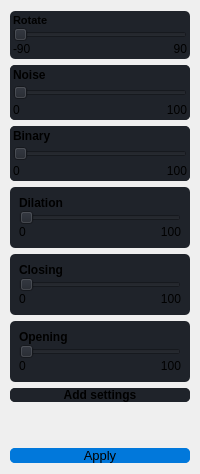
     <widget class="QWidget" name="menuLayout" native="true">
      <layout class="QVBoxLayout" name="verticalLayout" stretch="1,1,1,1,1,1,1,0,1">
       <property name="leftMargin">
        <number>10</number>
       </property>
       <property name="rightMargin">
        <number>10</number>
       </property>
       <item>
        <widget class="QFrame" name="frame_contract">
         <property name="sizePolicy">
          <sizepolicy hsizetype="Preferred" vsizetype="Preferred">
           <horstretch>0</horstretch>
           <verstretch>0</verstretch>
          </sizepolicy>
         </property>
         <property name="styleSheet">
          <string notr="true">background-color: rgb(31, 35, 42);
border-radius: 5px;</string>
         </property>
         <property name="frameShape">
          <enum>QFrame::StyledPanel</enum>
         </property>
         <property name="frameShadow">
          <enum>QFrame::Raised</enum>
         </property>
         <layout class="QVBoxLayout" name="verticalLayout_5" stretch="0">
          <property name="spacing">
           <number>3</number>
          </property>
          <property name="leftMargin">
           <number>3</number>
          </property>
          <property name="topMargin">
           <number>3</number>
          </property>
          <property name="rightMargin">
           <number>3</number>
          </property>
          <property name="bottomMargin">
           <number>3</number>
          </property>
          <item>
           <widget class="QFrame" name="frame">
            <property name="frameShape">
             <enum>QFrame::NoFrame</enum>
            </property>
            <property name="frameShadow">
             <enum>QFrame::Raised</enum>
            </property>
            <layout class="QGridLayout" name="gridLayout">
             <property name="leftMargin">
              <number>0</number>
             </property>
             <property name="topMargin">
              <number>0</number>
             </property>
             <property name="rightMargin">
              <number>0</number>
             </property>
             <property name="bottomMargin">
              <number>0</number>
             </property>
             <property name="spacing">
              <number>0</number>
             </property>
             <item row="2" column="1">
              <widget class="QLabel" name="contrast_max">
               <property name="layoutDirection">
                <enum>Qt::LeftToRight</enum>
               </property>
               <property name="text">
                <string>90</string>
               </property>
               <property name="textFormat">
                <enum>Qt::AutoText</enum>
               </property>
               <property name="scaledContents">
                <bool>false</bool>
               </property>
               <property name="alignment">
                <set>Qt::AlignRight|Qt::AlignTrailing|Qt::AlignVCenter</set>
               </property>
               <property name="margin">
                <number>0</number>
               </property>
              </widget>
             </item>
             <item row="0" column="0">
              <widget class="QLabel" name="contrast_text">
               <property name="font">
                <font>
                 <pointsize>8</pointsize>
                 <weight>75</weight>
                 <bold>true</bold>
                </font>
               </property>
               <property name="text">
                <string>Rotate</string>
               </property>
              </widget>
             </item>
             <item row="1" column="0" colspan="2">
              <widget class="QSlider" name="slider_rotation">
               <property name="orientation">
                <enum>Qt::Horizontal</enum>
               </property>
              </widget>
             </item>
             <item row="2" column="0">
              <widget class="QLabel" name="contrast_min">
               <property name="text">
                <string>-90</string>
               </property>
              </widget>
             </item>
            </layout>
           </widget>
          </item>
         </layout>
        </widget>
       </item>
       <item>
        <widget class="QFrame" name="frame_noise">
         <property name="styleSheet">
          <string notr="true">background-color: rgb(31, 35, 42);
border-radius: 5px;</string>
         </property>
         <property name="frameShape">
          <enum>QFrame::StyledPanel</enum>
         </property>
         <property name="frameShadow">
          <enum>QFrame::Raised</enum>
         </property>
         <layout class="QVBoxLayout" name="verticalLayout_2">
          <property name="spacing">
           <number>0</number>
          </property>
          <property name="leftMargin">
           <number>0</number>
          </property>
          <property name="topMargin">
           <number>0</number>
          </property>
          <property name="rightMargin">
           <number>0</number>
          </property>
          <property name="bottomMargin">
           <number>0</number>
          </property>
          <item>
           <widget class="QFrame" name="frame_3">
            <property name="styleSheet">
             <string notr="true"/>
            </property>
            <property name="frameShape">
             <enum>QFrame::NoFrame</enum>
            </property>
            <property name="frameShadow">
             <enum>QFrame::Raised</enum>
            </property>
            <layout class="QGridLayout" name="gridLayout_2">
             <property name="leftMargin">
              <number>3</number>
             </property>
             <property name="topMargin">
              <number>3</number>
             </property>
             <property name="rightMargin">
              <number>3</number>
             </property>
             <property name="bottomMargin">
              <number>3</number>
             </property>
             <property name="spacing">
              <number>3</number>
             </property>
             <item row="2" column="1">
              <widget class="QLabel" name="noise_max">
               <property name="layoutDirection">
                <enum>Qt::LeftToRight</enum>
               </property>
               <property name="text">
                <string>100</string>
               </property>
               <property name="textFormat">
                <enum>Qt::AutoText</enum>
               </property>
               <property name="scaledContents">
                <bool>false</bool>
               </property>
               <property name="alignment">
                <set>Qt::AlignRight|Qt::AlignTrailing|Qt::AlignVCenter</set>
               </property>
               <property name="margin">
                <number>0</number>
               </property>
              </widget>
             </item>
             <item row="2" column="0">
              <widget class="QLabel" name="noise_min">
               <property name="text">
                <string>0</string>
               </property>
              </widget>
             </item>
             <item row="1" column="0" colspan="2">
              <widget class="QSlider" name="slider_noise">
               <property name="orientation">
                <enum>Qt::Horizontal</enum>
               </property>
              </widget>
             </item>
             <item row="0" column="0">
              <widget class="QLabel" name="noise_text">
               <property name="font">
                <font>
                 <weight>75</weight>
                 <bold>true</bold>
                </font>
               </property>
               <property name="text">
                <string>Noise</string>
               </property>
              </widget>
             </item>
            </layout>
           </widget>
          </item>
         </layout>
        </widget>
       </item>
       <item>
        <widget class="QFrame" name="frame_binary">
         <property name="styleSheet">
          <string notr="true">background-color: rgb(31, 35, 42);
border-radius: 5px;

</string>
         </property>
         <property name="frameShape">
          <enum>QFrame::StyledPanel</enum>
         </property>
         <property name="frameShadow">
          <enum>QFrame::Raised</enum>
         </property>
         <layout class="QVBoxLayout" name="verticalLayout_3">
          <property name="spacing">
           <number>0</number>
          </property>
          <property name="leftMargin">
           <number>0</number>
          </property>
          <property name="topMargin">
           <number>0</number>
          </property>
          <property name="rightMargin">
           <number>0</number>
          </property>
          <property name="bottomMargin">
           <number>0</number>
          </property>
          <item>
           <widget class="QFrame" name="frame_2">
            <property name="frameShape">
             <enum>QFrame::NoFrame</enum>
            </property>
            <property name="frameShadow">
             <enum>QFrame::Raised</enum>
            </property>
            <layout class="QGridLayout" name="gridLayout_3">
             <property name="leftMargin">
              <number>3</number>
             </property>
             <property name="topMargin">
              <number>3</number>
             </property>
             <property name="rightMargin">
              <number>3</number>
             </property>
             <property name="bottomMargin">
              <number>3</number>
             </property>
             <property name="spacing">
              <number>3</number>
             </property>
             <item row="2" column="0">
              <widget class="QLabel" name="binary_min">
               <property name="text">
                <string>0</string>
               </property>
              </widget>
             </item>
             <item row="0" column="0">
              <widget class="QLabel" name="binary_text">
               <property name="font">
                <font>
                 <weight>75</weight>
                 <bold>true</bold>
                </font>
               </property>
               <property name="text">
                <string>Binary</string>
               </property>
              </widget>
             </item>
             <item row="2" column="1">
              <widget class="QLabel" name="binary_max">
               <property name="layoutDirection">
                <enum>Qt::LeftToRight</enum>
               </property>
               <property name="text">
                <string>100</string>
               </property>
               <property name="textFormat">
                <enum>Qt::AutoText</enum>
               </property>
               <property name="scaledContents">
                <bool>false</bool>
               </property>
               <property name="alignment">
                <set>Qt::AlignRight|Qt::AlignTrailing|Qt::AlignVCenter</set>
               </property>
               <property name="margin">
                <number>0</number>
               </property>
              </widget>
             </item>
             <item row="1" column="0" colspan="2">
              <widget class="QSlider" name="slider_binary">
               <property name="orientation">
                <enum>Qt::Horizontal</enum>
               </property>
              </widget>
             </item>
            </layout>
           </widget>
          </item>
         </layout>
        </widget>
       </item>
       <item>
        <widget class="QFrame" name="frame_dilation">
         <property name="styleSheet">
          <string notr="true">background-color: rgb(31, 35, 42);
border-radius: 5px;</string>
         </property>
         <property name="frameShape">
          <enum>QFrame::StyledPanel</enum>
         </property>
         <property name="frameShadow">
          <enum>QFrame::Raised</enum>
         </property>
         <layout class="QVBoxLayout" name="verticalLayout_9">
          <item>
           <widget class="QFrame" name="frame_5">
            <property name="frameShape">
             <enum>QFrame::NoFrame</enum>
            </property>
            <property name="frameShadow">
             <enum>QFrame::Raised</enum>
            </property>
            <layout class="QGridLayout" name="gridLayout_6">
             <property name="leftMargin">
              <number>0</number>
             </property>
             <property name="topMargin">
              <number>0</number>
             </property>
             <property name="rightMargin">
              <number>0</number>
             </property>
             <property name="bottomMargin">
              <number>0</number>
             </property>
             <property name="spacing">
              <number>0</number>
             </property>
             <item row="2" column="0">
              <widget class="QLabel" name="dilation_min">
               <property name="text">
                <string>0</string>
               </property>
              </widget>
             </item>
             <item row="0" column="0">
              <widget class="QLabel" name="dilation_text">
               <property name="font">
                <font>
                 <weight>75</weight>
                 <bold>true</bold>
                </font>
               </property>
               <property name="text">
                <string>Dilation</string>
               </property>
              </widget>
             </item>
             <item row="2" column="1">
              <widget class="QLabel" name="dilation_max">
               <property name="layoutDirection">
                <enum>Qt::LeftToRight</enum>
               </property>
               <property name="text">
                <string>100</string>
               </property>
               <property name="textFormat">
                <enum>Qt::AutoText</enum>
               </property>
               <property name="scaledContents">
                <bool>false</bool>
               </property>
               <property name="alignment">
                <set>Qt::AlignRight|Qt::AlignTrailing|Qt::AlignVCenter</set>
               </property>
               <property name="margin">
                <number>0</number>
               </property>
              </widget>
             </item>
             <item row="1" column="0" colspan="2">
              <widget class="QSlider" name="slider_dilation">
               <property name="orientation">
                <enum>Qt::Horizontal</enum>
               </property>
              </widget>
             </item>
            </layout>
           </widget>
          </item>
         </layout>
        </widget>
       </item>
       <item>
        <widget class="QFrame" name="frame_closing">
         <property name="styleSheet">
          <string notr="true">background-color: rgb(31, 35, 42);
border-radius: 5px;</string>
         </property>
         <property name="frameShape">
          <enum>QFrame::StyledPanel</enum>
         </property>
         <property name="frameShadow">
          <enum>QFrame::Raised</enum>
         </property>
         <layout class="QVBoxLayout" name="verticalLayout_8">
          <item>
           <widget class="QFrame" name="frame_4">
            <property name="frameShape">
             <enum>QFrame::NoFrame</enum>
            </property>
            <property name="frameShadow">
             <enum>QFrame::Raised</enum>
            </property>
            <layout class="QGridLayout" name="gridLayout_5">
             <property name="leftMargin">
              <number>0</number>
             </property>
             <property name="topMargin">
              <number>0</number>
             </property>
             <property name="rightMargin">
              <number>0</number>
             </property>
             <property name="bottomMargin">
              <number>0</number>
             </property>
             <property name="spacing">
              <number>0</number>
             </property>
             <item row="2" column="0">
              <widget class="QLabel" name="closing_min">
               <property name="text">
                <string>0</string>
               </property>
              </widget>
             </item>
             <item row="0" column="0">
              <widget class="QLabel" name="closing_text">
               <property name="font">
                <font>
                 <weight>75</weight>
                 <bold>true</bold>
                </font>
               </property>
               <property name="text">
                <string>Closing</string>
               </property>
              </widget>
             </item>
             <item row="2" column="1">
              <widget class="QLabel" name="closing_max">
               <property name="layoutDirection">
                <enum>Qt::LeftToRight</enum>
               </property>
               <property name="text">
                <string>100</string>
               </property>
               <property name="textFormat">
                <enum>Qt::AutoText</enum>
               </property>
               <property name="scaledContents">
                <bool>false</bool>
               </property>
               <property name="alignment">
                <set>Qt::AlignRight|Qt::AlignTrailing|Qt::AlignVCenter</set>
               </property>
               <property name="margin">
                <number>0</number>
               </property>
              </widget>
             </item>
             <item row="1" column="0" colspan="2">
              <widget class="QSlider" name="slider_closing">
               <property name="orientation">
                <enum>Qt::Horizontal</enum>
               </property>
              </widget>
             </item>
            </layout>
           </widget>
          </item>
         </layout>
        </widget>
       </item>
       <item>
        <widget class="QFrame" name="frame_opening">
         <property name="styleSheet">
          <string notr="true">background-color: rgb(31, 35, 42);
border-radius: 5px;</string>
         </property>
         <property name="frameShape">
          <enum>QFrame::StyledPanel</enum>
         </property>
         <property name="frameShadow">
          <enum>QFrame::Raised</enum>
         </property>
         <layout class="QVBoxLayout" name="verticalLayout_10">
          <item>
           <widget class="QFrame" name="frame_6">
            <property name="frameShape">
             <enum>QFrame::NoFrame</enum>
            </property>
            <property name="frameShadow">
             <enum>QFrame::Raised</enum>
            </property>
            <layout class="QGridLayout" name="gridLayout_7">
             <property name="leftMargin">
              <number>0</number>
             </property>
             <property name="topMargin">
              <number>0</number>
             </property>
             <property name="rightMargin">
              <number>0</number>
             </property>
             <property name="bottomMargin">
              <number>0</number>
             </property>
             <property name="spacing">
              <number>0</number>
             </property>
             <item row="2" column="0">
              <widget class="QLabel" name="opening_min">
               <property name="text">
                <string>0</string>
               </property>
              </widget>
             </item>
             <item row="0" column="0">
              <widget class="QLabel" name="opening_text">
               <property name="font">
                <font>
                 <weight>75</weight>
                 <bold>true</bold>
                </font>
               </property>
               <property name="text">
                <string>Opening</string>
               </property>
              </widget>
             </item>
             <item row="2" column="1">
              <widget class="QLabel" name="opening_max">
               <property name="layoutDirection">
                <enum>Qt::LeftToRight</enum>
               </property>
               <property name="text">
                <string>100</string>
               </property>
               <property name="textFormat">
                <enum>Qt::AutoText</enum>
               </property>
               <property name="scaledContents">
                <bool>false</bool>
               </property>
               <property name="alignment">
                <set>Qt::AlignRight|Qt::AlignTrailing|Qt::AlignVCenter</set>
               </property>
               <property name="margin">
                <number>0</number>
               </property>
              </widget>
             </item>
             <item row="1" column="0" colspan="2">
              <widget class="QSlider" name="slider_opening">
               <property name="orientation">
                <enum>Qt::Horizontal</enum>
               </property>
              </widget>
             </item>
            </layout>
           </widget>
          </item>
         </layout>
        </widget>
       </item>
       <item>
        <widget class="QFrame" name="frame_settings">
         <property name="styleSheet">
          <string notr="true">background-color: rgb(31, 35, 42);
border-radius: 5px;</string>
         </property>
         <property name="frameShape">
          <enum>QFrame::StyledPanel</enum>
         </property>
         <property name="frameShadow">
          <enum>QFrame::Raised</enum>
         </property>
         <layout class="QVBoxLayout" name="verticalLayout_6">
          <property name="spacing">
           <number>0</number>
          </property>
          <property name="leftMargin">
           <number>0</number>
          </property>
          <property name="topMargin">
           <number>0</number>
          </property>
          <property name="rightMargin">
           <number>0</number>
          </property>
          <property name="bottomMargin">
           <number>0</number>
          </property>
          <item>
           <widget class="QPushButton" name="pushButton_settings">
            <property name="enabled">
             <bool>true</bool>
            </property>
            <property name="sizePolicy">
             <sizepolicy hsizetype="Preferred" vsizetype="Preferred">
              <horstretch>0</horstretch>
              <verstretch>0</verstretch>
             </sizepolicy>
            </property>
            <property name="font">
             <font>
              <weight>75</weight>
              <bold>true</bold>
             </font>
            </property>
            <property name="mouseTracking">
             <bool>true</bool>
            </property>
            <property name="styleSheet">
             <string notr="true">QPushButton:pressed {
    background-color: rgb(22, 25, 29);
    border-style: inset;
}
</string>
            </property>
            <property name="text">
             <string>Add settings</string>
            </property>
           </widget>
          </item>
         </layout>
        </widget>
       </item>
       <item>
        <spacer name="verticalSpacer">
         <property name="orientation">
          <enum>Qt::Vertical</enum>
         </property>
         <property name="sizeHint" stdset="0">
          <size>
           <width>20</width>
           <height>40</height>
          </size>
         </property>
        </spacer>
       </item>
       <item>
        <widget class="QFrame" name="frame_accuracy">
         <property name="styleSheet">
          <string notr="true">background-color: rgb(1, 120, 219);
border-radius: 5px;</string>
         </property>
         <property name="frameShape">
          <enum>QFrame::StyledPanel</enum>
         </property>
         <property name="frameShadow">
          <enum>QFrame::Raised</enum>
         </property>
         <layout class="QVBoxLayout" name="verticalLayout_7">
          <property name="spacing">
           <number>0</number>
          </property>
          <property name="leftMargin">
           <number>0</number>
          </property>
          <property name="topMargin">
           <number>0</number>
          </property>
          <property name="rightMargin">
           <number>0</number>
          </property>
          <property name="bottomMargin">
           <number>0</number>
          </property>
          <item>
           <widget class="QPushButton" name="pushButton_apply">
            <property name="sizePolicy">
             <sizepolicy hsizetype="Minimum" vsizetype="Minimum">
              <horstretch>0</horstretch>
              <verstretch>0</verstretch>
             </sizepolicy>
            </property>
            <property name="font">
             <font>
              <pointsize>10</pointsize>
             </font>
            </property>
            <property name="mouseTracking">
             <bool>true</bool>
            </property>
            <property name="tabletTracking">
             <bool>false</bool>
            </property>
            <property name="contextMenuPolicy">
             <enum>Qt::DefaultContextMenu</enum>
            </property>
            <property name="styleSheet">
             <string notr="true">QPushButton:pressed {
    background-color: rgb(22, 25, 29);
    border-style: inset;
}
</string>
            </property>
            <property name="text">
             <string>Apply</string>
            </property>
            <property name="icon">
             <iconset resource="resources.qrc">
              <normaloff>:/icons-apply.png</normaloff>:/icons-apply.png</iconset>
            </property>
            <property name="iconSize">
             <size>
              <width>12</width>
              <height>12</height>
             </size>
            </property>
            <property name="checkable">
             <bool>true</bool>
            </property>
            <property name="checked">
             <bool>true</bool>
            </property>
           </widget>
          </item>
         </layout>
        </widget>
       </item>
      </layout>
     </widget>
